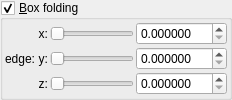
    <widget class="MyGroupBox" name="groupCheck_IFS_edge_enabled">
     <property name="title">
      <string>&amp;Box folding</string>
     </property>
     <property name="checkable">
      <bool>true</bool>
     </property>
     <layout class="QVBoxLayout" name="verticalLayout_8" stretch="0">
      <property name="spacing">
       <number>2</number>
      </property>
      <property name="leftMargin">
       <number>2</number>
      </property>
      <property name="topMargin">
       <number>2</number>
      </property>
      <property name="rightMargin">
       <number>2</number>
      </property>
      <property name="bottomMargin">
       <number>2</number>
      </property>
      <item>
       <layout class="QGridLayout" name="gridLayout_8">
        <property name="spacing">
         <number>2</number>
        </property>
        <item row="2" column="3">
         <widget class="MyDoubleSpinBox" name="spinbox3_IFS_edge_z">
          <property name="sizePolicy">
           <sizepolicy hsizetype="Minimum" vsizetype="Maximum">
            <horstretch>0</horstretch>
            <verstretch>0</verstretch>
           </sizepolicy>
          </property>
          <property name="prefix">
           <string/>
          </property>
          <property name="suffix">
           <string/>
          </property>
          <property name="decimals">
           <number>6</number>
          </property>
          <property name="minimum">
           <double>0.000000000000000</double>
          </property>
          <property name="maximum">
           <double>100.000000000000000</double>
          </property>
          <property name="singleStep">
           <double>0.100000000000000</double>
          </property>
         </widget>
        </item>
        <item row="0" column="2">
         <widget class="QSlider" name="slider3_IFS_edge_x">
          <property name="sizePolicy">
           <sizepolicy hsizetype="Expanding" vsizetype="Maximum">
            <horstretch>0</horstretch>
            <verstretch>0</verstretch>
           </sizepolicy>
          </property>
          <property name="minimum">
           <number>0</number>
          </property>
          <property name="maximum">
           <number>10000000</number>
          </property>
          <property name="singleStep">
           <number>1</number>
          </property>
          <property name="orientation">
           <enum>Qt::Horizontal</enum>
          </property>
         </widget>
        </item>
        <item row="1" column="2">
         <widget class="QSlider" name="slider3_IFS_edge_y">
          <property name="sizePolicy">
           <sizepolicy hsizetype="Expanding" vsizetype="Maximum">
            <horstretch>0</horstretch>
            <verstretch>0</verstretch>
           </sizepolicy>
          </property>
          <property name="minimum">
           <number>0</number>
          </property>
          <property name="maximum">
           <number>10000000</number>
          </property>
          <property name="singleStep">
           <number>1</number>
          </property>
          <property name="orientation">
           <enum>Qt::Horizontal</enum>
          </property>
         </widget>
        </item>
        <item row="0" column="3">
         <widget class="MyDoubleSpinBox" name="spinbox3_IFS_edge_x">
          <property name="sizePolicy">
           <sizepolicy hsizetype="Minimum" vsizetype="Maximum">
            <horstretch>0</horstretch>
            <verstretch>0</verstretch>
           </sizepolicy>
          </property>
          <property name="prefix">
           <string/>
          </property>
          <property name="suffix">
           <string/>
          </property>
          <property name="decimals">
           <number>6</number>
          </property>
          <property name="minimum">
           <double>0.000000000000000</double>
          </property>
          <property name="maximum">
           <double>100.000000000000000</double>
          </property>
          <property name="singleStep">
           <double>0.100000000000000</double>
          </property>
         </widget>
        </item>
        <item row="2" column="2">
         <widget class="QSlider" name="slider3_IFS_edge_z">
          <property name="sizePolicy">
           <sizepolicy hsizetype="Expanding" vsizetype="Maximum">
            <horstretch>0</horstretch>
            <verstretch>0</verstretch>
           </sizepolicy>
          </property>
          <property name="minimum">
           <number>0</number>
          </property>
          <property name="maximum">
           <number>10000000</number>
          </property>
          <property name="singleStep">
           <number>1</number>
          </property>
          <property name="orientation">
           <enum>Qt::Horizontal</enum>
          </property>
         </widget>
        </item>
        <item row="1" column="3">
         <widget class="MyDoubleSpinBox" name="spinbox3_IFS_edge_y">
          <property name="sizePolicy">
           <sizepolicy hsizetype="Minimum" vsizetype="Maximum">
            <horstretch>0</horstretch>
            <verstretch>0</verstretch>
           </sizepolicy>
          </property>
          <property name="prefix">
           <string/>
          </property>
          <property name="suffix">
           <string/>
          </property>
          <property name="decimals">
           <number>6</number>
          </property>
          <property name="minimum">
           <double>0.000000000000000</double>
          </property>
          <property name="maximum">
           <double>100.000000000000000</double>
          </property>
          <property name="singleStep">
           <double>0.100000000000000</double>
          </property>
         </widget>
        </item>
        <item row="1" column="1">
         <widget class="QLabel" name="label_119">
          <property name="sizePolicy">
           <sizepolicy hsizetype="Preferred" vsizetype="Preferred">
            <horstretch>0</horstretch>
            <verstretch>0</verstretch>
           </sizepolicy>
          </property>
          <property name="text">
           <string>y:</string>
          </property>
          <property name="alignment">
           <set>Qt::AlignRight|Qt::AlignTrailing|Qt::AlignVCenter</set>
          </property>
         </widget>
        </item>
        <item row="2" column="1">
         <widget class="QLabel" name="label_120">
          <property name="sizePolicy">
           <sizepolicy hsizetype="Preferred" vsizetype="Preferred">
            <horstretch>0</horstretch>
            <verstretch>0</verstretch>
           </sizepolicy>
          </property>
          <property name="text">
           <string>z:</string>
          </property>
          <property name="alignment">
           <set>Qt::AlignRight|Qt::AlignTrailing|Qt::AlignVCenter</set>
          </property>
         </widget>
        </item>
        <item row="0" column="0" rowspan="3">
         <widget class="QLabel" name="label_46">
          <property name="text">
           <string>edge:</string>
          </property>
         </widget>
        </item>
        <item row="0" column="1">
         <widget class="QLabel" name="label_118">
          <property name="sizePolicy">
           <sizepolicy hsizetype="Preferred" vsizetype="Preferred">
            <horstretch>0</horstretch>
            <verstretch>0</verstretch>
           </sizepolicy>
          </property>
          <property name="text">
           <string>x:</string>
          </property>
          <property name="alignment">
           <set>Qt::AlignRight|Qt::AlignTrailing|Qt::AlignVCenter</set>
          </property>
         </widget>
        </item>
       </layout>
      </item>
     </layout>
    </widget>
